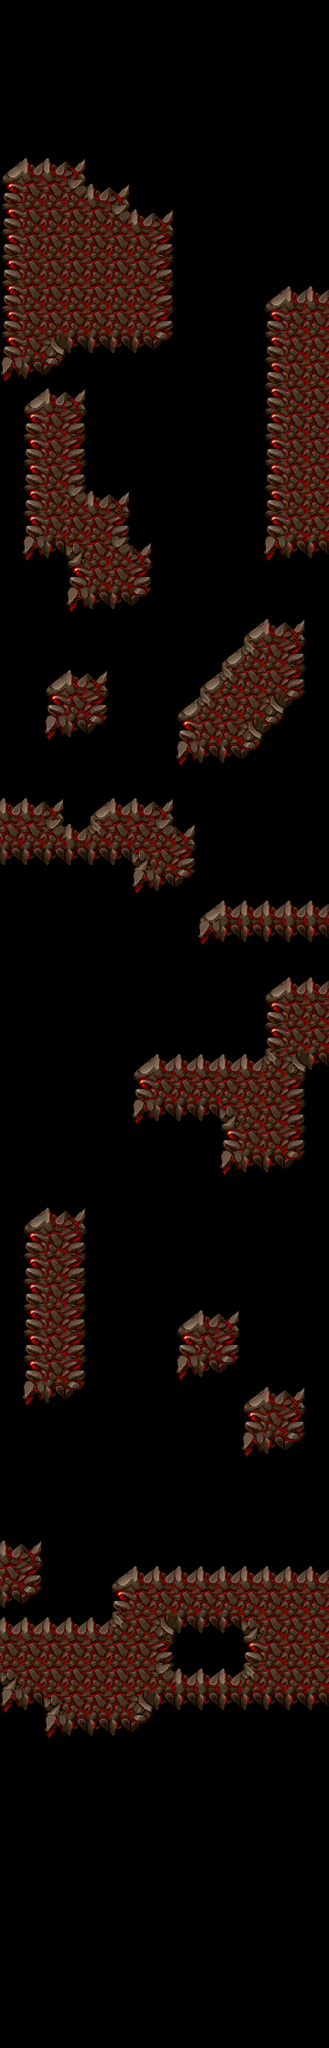

Rendered tile map (Tiled .tmx) drawn with the repository's tilesets; below, a short description and the full map source, tile grids included:
An orthogonal 15x80 tile map with 24x28 px tiles, 1 tile layer (Tile Layer 1), 3 tilesets.

<map version="1.0" orientation="orthogonal" renderorder="right-down" width="15" height="80" tilewidth="24" tileheight="28" nextobjectid="1">
 <tileset firstgid="1" name="platforms" tilewidth="24" tileheight="28" tilecount="20" columns="5">
  <image source="../using/backgrounds/platforms.png" width="120" height="112" />
 </tileset>
 <tileset firstgid="21" name="platforms2" tilewidth="24" tileheight="28" tilecount="15" columns="5">
  <image source="../using/backgrounds/platforms2.png" width="120" height="84" />
 </tileset>
 <tileset firstgid="36" name="platforms3" tilewidth="24" tileheight="28" tilecount="15" columns="5">
  <image source="../using/backgrounds/platforms3.png" width="120" height="84" />
 </tileset>
 <layer name="Tile Layer 1" width="15" height="80">
  <data encoding="csv">
0,0,0,0,0,0,0,0,0,0,0,15,0,15,0,
0,0,0,0,0,0,0,0,0,0,0,15,15,15,0,
0,0,0,0,0,0,0,0,0,0,0,15,15,15,15,
0,0,0,0,0,0,0,0,0,0,0,15,15,15,0,
15,15,15,15,0,0,0,0,0,0,0,0,0,0,0,
15,15,15,15,15,15,0,0,0,0,0,0,0,0,0,
36,37,37,38,15,15,15,15,0,0,0,0,0,0,0,
41,42,42,40,37,38,15,15,0,0,0,0,0,0,0,
41,42,42,42,42,40,37,38,0,0,0,0,0,0,0,
41,42,42,42,42,42,42,43,0,0,0,0,0,0,0,
41,42,42,42,42,42,42,43,0,0,0,0,0,0,0,
41,42,42,42,42,42,42,43,0,0,15,0,36,37,37,
41,42,42,42,42,42,42,43,15,15,15,0,41,42,42,
41,42,45,47,47,47,47,48,15,15,15,15,41,42,42,
46,47,48,15,15,15,15,15,15,15,15,15,41,42,42,
15,36,37,38,15,15,15,15,15,15,15,15,41,42,42,
15,41,42,43,15,15,15,15,15,15,15,15,41,42,42,
15,41,42,43,15,15,15,15,15,15,15,15,41,42,42,
15,41,42,43,15,15,15,15,15,15,15,15,41,42,42,
0,41,42,40,37,38,15,15,15,15,15,15,41,42,42,
0,41,42,42,42,43,15,15,15,15,0,0,41,42,42,
0,46,47,44,42,40,38,15,0,0,0,0,46,47,47,
0,0,0,41,42,42,43,0,0,0,0,0,0,0,0,
0,0,0,46,47,47,48,0,0,0,0,0,0,0,0,
0,0,0,0,0,0,0,0,0,0,0,36,37,38,0,
0,0,0,0,0,0,0,0,0,0,36,39,42,43,0,
0,0,36,37,38,0,0,0,0,36,39,42,42,43,0,
0,0,41,42,43,0,0,0,36,39,42,42,45,48,0,
0,0,46,47,48,0,0,0,41,42,42,45,48,0,0,
0,0,0,0,0,0,0,0,46,47,47,48,0,0,0,
0,0,0,0,0,0,0,0,0,0,0,0,0,0,0,
37,37,38,15,36,37,37,38,15,0,0,0,0,0,0,
42,42,40,37,39,42,42,40,38,0,0,0,0,0,0,
47,47,47,47,47,47,44,42,43,0,0,0,0,0,0,
0,0,0,0,0,0,46,47,48,0,0,0,0,0,0,
0,0,0,0,0,0,0,0,0,36,37,37,37,37,37,
0,0,0,0,0,0,0,0,0,46,47,47,47,47,47,
0,0,0,0,0,0,0,0,0,0,0,0,0,0,0,
0,0,0,0,0,0,0,0,0,0,0,0,36,37,37,
0,0,0,0,0,0,0,0,0,0,0,0,41,42,42,
0,0,0,0,0,0,0,0,0,0,0,0,41,42,42,
0,0,0,0,0,0,36,37,37,37,37,37,39,45,47,
0,0,0,0,0,0,41,42,42,42,42,42,42,43,0,
0,0,0,0,0,0,46,47,47,47,44,42,42,43,0,
0,0,0,0,0,0,0,0,0,0,41,42,42,43,0,
0,0,0,0,0,0,0,0,0,0,46,47,47,48,0,
0,0,0,0,0,0,0,0,0,0,0,0,0,0,0,
0,36,37,38,0,0,0,0,0,0,0,0,0,0,0,
0,41,42,43,0,0,0,0,0,0,0,0,0,0,0,
0,41,42,43,0,0,0,0,0,0,0,0,0,0,0,
0,41,42,43,0,0,0,0,0,0,0,0,0,0,0,
0,41,42,43,0,0,0,0,36,37,38,0,0,0,0,
0,41,42,43,0,0,0,0,41,42,43,0,0,0,0,
0,41,42,43,0,0,0,0,46,47,48,0,0,0,0,
0,46,47,48,0,0,0,0,0,0,0,36,37,38,0,
0,0,0,0,0,0,0,0,0,0,0,41,42,43,0,
0,0,0,0,0,0,0,0,0,0,0,46,47,48,0,
0,0,0,0,0,0,0,0,0,0,0,0,0,0,0,
0,0,0,0,0,0,0,0,0,0,0,0,0,0,0,
0,0,0,0,0,0,0,0,0,0,0,0,0,0,0,
37,38,0,0,0,0,0,0,0,0,0,0,0,0,0,
42,43,0,0,0,36,37,37,37,37,37,37,37,37,37,
47,48,0,0,0,41,42,42,42,42,42,42,42,42,42,
37,37,37,37,37,39,42,45,47,47,47,44,42,42,42,
42,42,42,42,42,42,42,43,15,15,15,41,42,42,42,
44,42,42,42,42,42,42,40,37,37,37,39,42,42,42,
46,47,44,42,42,42,45,47,47,47,47,47,47,47,47,
15,15,46,47,47,47,48,15,15,15,15,15,15,15,15,
15,15,15,15,15,15,15,15,15,15,15,15,15,15,15,
15,15,15,15,15,15,15,15,15,15,15,15,15,15,15,
0,0,15,15,15,15,15,15,0,0,0,0,0,0,0,
0,0,0,0,0,0,0,0,0,0,15,15,15,0,0,
0,0,0,0,0,0,0,0,0,0,15,15,15,0,0,
0,0,0,0,0,0,0,0,0,15,15,15,15,0,0,
0,0,0,0,0,0,0,0,15,15,0,0,0,0,0,
15,15,15,15,0,0,0,15,15,0,0,0,0,0,0,
15,15,15,15,0,0,0,15,0,0,0,0,0,0,0,
15,15,15,15,0,15,15,0,0,0,0,0,0,0,0,
15,15,15,15,15,15,0,0,0,0,0,0,0,0,0,
0,0,0,15,0,0,0,0,0,0,0,0,0,0,0
</data>
 </layer>
</map>
